Frame 1 (no input): blank canvas, image omitted
Frame 60 (no input): blank canvas, image omitted
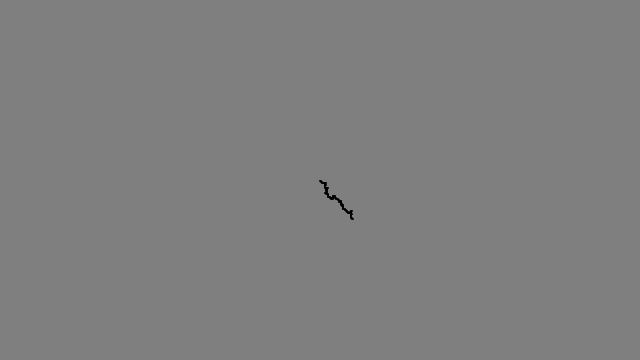
Frame 120 (the mouse pressed at the canvas centre since frame 60)

The p5.js sketch whose frames 1 and 60 were blank and that drew this single picture after the mouse press (run headless with seeded random() and noise() and a simulated clock; from frame 60 on, the mouse is pressed at the canvas centre):

// p5.js sketch
// ── sketch.js
/*
Create a random walker that has a tendency to move down and to the right.
*/


// The Nature of Code
// Daniel Shiffman
// http://natureofcode.com

let walker;

function setup() {
  createCanvas(640,360);
  walker = new Walker();
  background(127);
}

function draw() {
  walker.step();
  walker.render();
}
// ── walker.js
// The Nature of Code
// Daniel Shiffman
// http://natureofcode.com

// A random walker object!

class Walker {
    constructor() {
        this.x = width / 2;
        this.y = height / 2;
    }

    render() {
        stroke(0);
        strokeWeight(2);
        point(this.x, this.y);
    }

    step() {
        const choice = random();

        // A 40% of moving to the right!
        if (choice < 0.4) {    
            this.x++;
        } else if (choice < 0.5) {
            this.x--;
        } else if (choice < 0.9) {
            this.y++;
        } else {
            this.y--;
        }

        this.x = constrain(this.x,0,width-1);
        this.y = constrain(this.y,0,height-1);
    }
}
